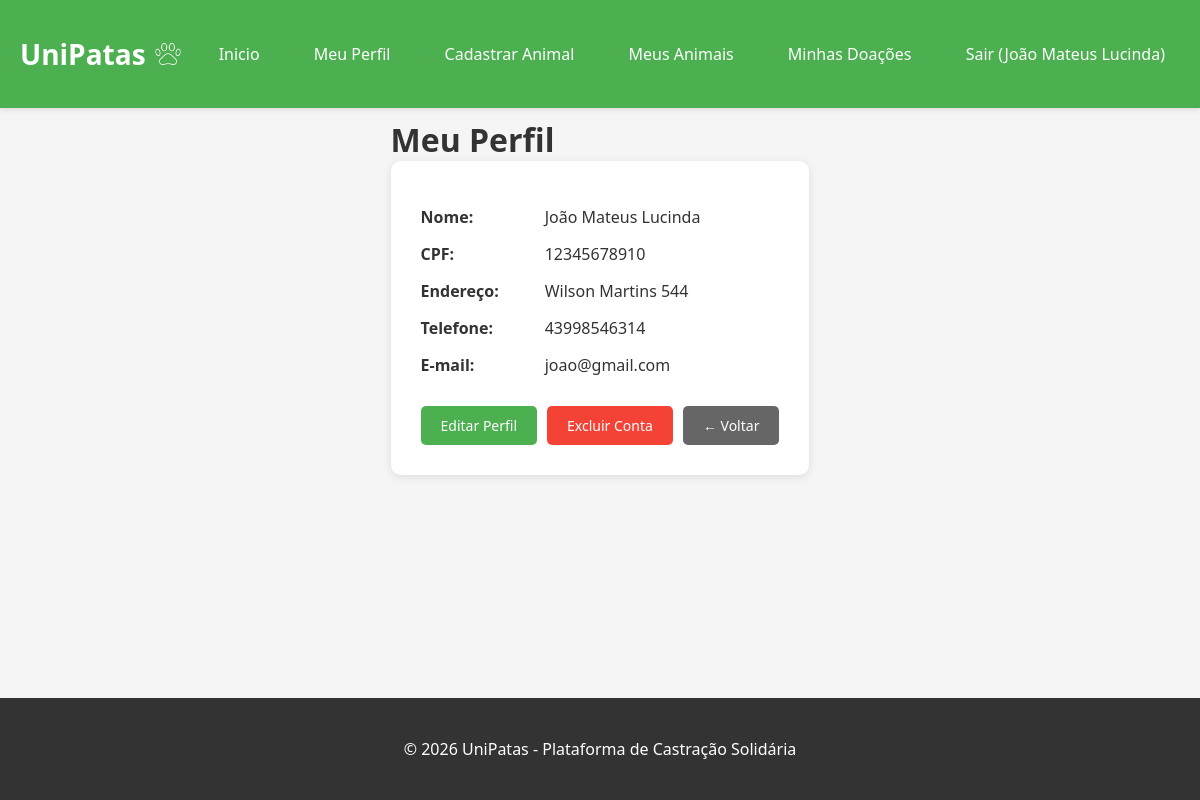
Page /usuarios/usuarios_listar.php (signed in) on the committed database.
### tables this page shows
CREATE TABLE `usuarios` (
  `id` int(11) NOT NULL,
  `nome` varchar(100) NOT NULL,
  `cpf` varchar(14) NOT NULL,
  `endereco` varchar(200) NOT NULL,
  `telefone` varchar(20) DEFAULT NULL,
  `email` varchar(100) NOT NULL,
  `senha` varchar(255) NOT NULL
);

### usuarios/usuarios_listar.php (the view, shortened to what this page needs)
<?php
require_once '../config/conexao.php';
$id = $_SESSION['usuario_id'];
$sql = "SELECT * FROM usuarios WHERE id = ?";
$stmt = $conn->prepare($sql);
$stmt->bind_param("i", $id);
$stmt->execute();
$result = $stmt->get_result();
$usuario = $result->fetch_assoc();
include '../includes/header.php';
?>
<h1>Meu Perfil</h1>
<div class="form-container" style="margin: 0 auto;">
    <div class="detalhes-info">
        <p><strong>Nome:</strong> <?php echo htmlspecialchars($usuario['nome']); ?></p>
        <p><strong>CPF:</strong> <?php echo htmlspecialchars($usuario['cpf']); ?></p>
        <p><strong>Endereço:</strong> <?php echo htmlspecialchars($usuario['endereco']); ?></p>
        <p><strong>Telefone:</strong> <?php echo htmlspecialchars($usuario['telefone']); ?></p>
        <p><strong>E-mail:</strong> <?php echo htmlspecialchars($usuario['email']); ?></p>
    </div>
    <div style="display: flex; gap: 10px; justify-content: center; margin-top: 30px; flex-wrap: wrap;">
        <a href="usuarios_editar.php" class="btn"> Editar Perfil</a>
        <a href="usuarios_excluir.php" class="btn" style="background-color: #f44336;"> Excluir Conta</a>
        <a href="../index.php" class="btn" style="background-color: #666;">← Voltar</a>
    </div>
</div>
<?php include '../includes/footer.php'; ?>

### css/estilo.css (style rules this page uses)
* { margin: 0; padding: 0; box-sizing: border-box; }
body { font-family: 'Segoe UI', Tahoma, Geneva, Verdana, sans-serif; background-color: #f5f5f5; color: #333; }
.form-container { max-width: 500px; margin: 40px auto; background: white; padding: 30px; border-radius: 10px; box-shadow: 0 2px 10px rgba(0,0,0,0.1); }
.btn { display: inline-block; background-color: #4CAF50; color: white; padding: 10px 20px; text-decoration: none; border-radius: 5px; border: none; cursor: pointer; font-size: 14px; transition: background 0.3s; }
.detalhes-info p { margin: 15px 0; font-size: 16px; }
.detalhes-info strong { display: inline-block; width: 120px; }
html, body { height: 100%; }
body { display: flex; flex-direction: column; min-height: 100vh; }

### rows in the picture
usuarios: nome "João Mateus Lucinda", cpf "12345678910", endereco "Wilson Martins 544", telefone "43998546314", email "joao@gmail.com"

### other values in the picture
$_SESSION['usuario_nome'] "João Mateus Lucinda"
